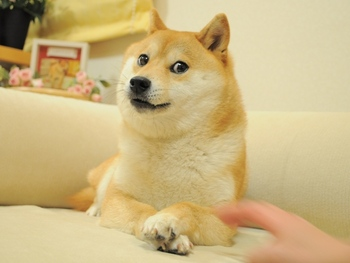
#> input picture intro_to_convolution/images/Original_Doge_meme.jpg, 350 x 263 px
$ jupyter execute intro_to_convolution.ipynb
#> lines starting #> are read from the running program, lines starting #| are printed output that depends on the picture; after the words box and inside, x2 and y2 are one past the last pixel; in counts of white or black regions, pixels touching at a corner belong together
# Introduction to Convolutions

prAxIs UBC Team <br>*Kaiyan Zhang*
2025-07-22

<figure>
<img src="images/convolution-operation-diagram.png"
alt="Figure 1. An example of convolution operation (Created by the author)" />
<figcaption aria-hidden="true"><em>Figure 1.</em> An example of
convolution operation (Created by the author)</figcaption>
</figure>

Before you start, make sure you have the required libraries installed,
if not, simply **uncomment the lines below** and run the cell to install
them:

[cell 1]
# !pip install opencv-python
# !pip install numpy
# !pip install matplotlib
# !pip install pandas
# !pip install scikit-learn

### Why Convolutions?

Mathematically speaking, **Convolution** is an operation that combines
two functions to produce a third function, which has a variety of
applications in signal processing, image analysis and more. While this
may sound complex, we can minimize the math behind it and explain it in
a less harmful and vivid way.

Let’s begin by imagining a simple scenario: you took a picture of a cute
dog, and you want to apply a filter to it so that it looks more vibrant
and colorful. Now that you input the image into a computer, how does a
computer “see” it? The computer would see the image as a grid of
numbers, where the combination of 3 numbers (R, G, B) in a grid
represents the color of a pixel, and with all the colored pixels
combined, it forms the image. Given the numeric nature of a computer
image, we say that the image is digitalized.

Here, let’s read in the image into Python using `OpenCV` and display it
using `matplotlib`:

[cell 2]
# Load necessary libraries
import cv2
import numpy as np
import matplotlib.pyplot as plt


# Read the image in BGR format
# Note this is the default input format of Python OpenCV
doge_bgr = cv2.imread('images/Original_Doge_meme.jpg')
#> doge_bgr is the input picture: shape (263, 350, 3); mean B, G, R 129.7, 181.1, 202.9

# Therefore we need to convert the color mapping to RGB
doge_rgb = cv2.cvtColor(doge_bgr, cv2.COLOR_BGR2RGB)

# Display the image using matplotlib
plt.figure(figsize=(4, 4))
plt.imshow(doge_rgb)
plt.axis('off')
plt.title('Input Image \n Sato (2010)."Kabosu the Shiba Inu"')
plt.show()

The image doesn’t look like numbers, does it? In fact, if we zoom in
close enough, we can clearly see that the image is made up of pixels.
But we still don’t see the numbers, this is because the numerical
information is decoded by the computer and displayed as a colored pixel.
However, we can easily convert the image into a numerical
representation.

For demonstration purpose, the image is rescaled to a 10 $\times$ 10
grid, where within each cell, the numbers represents the R, G, B values
(0-255) of each pixel.

Note that compressing images to a smaller size is always easier
comparing to enhancing images to a larger size, as compression can be
done by going through the image pixel by pixel and averaging the color
values in each cell, while enhancement usually requires more complex
operations. This gives us a hint on why convolution is important.

[cell 3]
img_rgb = cv2.resize(doge_rgb, (10, 10), interpolation=cv2.INTER_NEAREST)

# Plot the RGB matrix
fig, ax = plt.subplots(figsize=(6, 6))


h, w = img_rgb.shape[:2]
ax.imshow(img_rgb, extent=[0, w, h, 0])

# Set ticks to show grid at pixel boundaries
ax.set_xticks(np.arange(0, w + 1, 1))
ax.set_yticks(np.arange(0, h + 1, 1))
ax.set_xticklabels([])
ax.set_yticklabels([])
ax.grid(color='black', linewidth=1)

for i in range(h):
    for j in range(w):
        r, g, b = img_rgb[i, j]
        brightness = int(r) + int(g) + int(b)
        color = 'white' if brightness < 380 else 'black'
        ax.text(j + 0.5, i + 0.5, f'({r},{g},{b})',
                ha="center", va="center", fontsize=6, color=color)


# Display the Grid
ax.set_title("RGB Value Grid of Doge Image Resized to 10x10")
plt.tight_layout()
plt.show()

The image has become a little abstract. Can you still identify the
original image out of it?

While the resized image looked significantly different, it still
contains the necessary information, and same ideas also applies to
larger images. That is, all images can be represented as a grid of
numbers, where the 3 numbers in each cell corresponds to the color of a
pixel. Computers can’t see colors like we do, the way they see colors is
as if they were mixing colors using a palette that only has red, green
and blue (**RGB**), where each color has an “amount” of intensity
between 0 and 255. With the 3 values for red, green and blue, computers
can create any color we see in the world.

Back to the dog picture, it is easy to see that resizing the image to a
smaller grid loses a lot of details, especially the rich color that
makes the image vibrant. If we want to keep the complete color
information, alternatively, we can plot out the distribution of the RGB
values and frequencies in the image using a histogram. While this gives
us a good idea of the color distribution, it does not tell us much about
the spatial relationships between the pixels.

[cell 4]
# Compute and plot the color histogram
colors = ('r', 'g', 'b')
plt.figure(figsize=(6, 4))

for i, col in enumerate(colors):
    hist = cv2.calcHist(
        images=[doge_bgr],       # source image (still in BGR)
        channels=[i],           # which channel: 0=B, 1=G, 2=R
        mask=None,
        histSize=[256],
        ranges=[0, 256]
    )
    plt.plot(hist, color=col)
    plt.xlim([0, 256])

# Display the histogram
plt.title('RGB Histogram')
plt.xlabel('Pixel Value')
plt.ylabel('Frequency')
plt.tight_layout()
plt.show()

Can you still identify the original image out of it?

The example above shows us what images are like in the eyes of a
computer. Computers do not understand images in the same way that humans
do, they can only see them as a collection of numbers. It thus make
sense that we need to apply some math to these numbers to either
**change the image** or **extract some useful information** from it, and
that’s where convolution comes in.

### How Does Convolution Work?

Before we dive into the application of it, let’s first understand how
convolution operate on an image in a more intuitive way:

Think of copying a painting by first sketching its outline at the same
size. To add your own flair, you use a patterned brush: wherever the
brush touches, it brightens the paint. You move this brush methodically
across your sketch, from left to right, top to bottom so every spot is
stamped with the pattern, tweaking the original image into something
familiar yet distinctly styled.

Here, the brush you used is called a **kernel** in the context of
convolution, and the process of applying the brush is what we call
**convolution operation**. We would define the kernel as a small matrix
of numbers that represents the pattern of the brush, and the convolution
operation as the process of transforming the original image by applying
the kernel to it.

Here is a gif illustrating how our filter (the kernel) will work on the
image mathematically. You can see it as the small brush that slides over
the image, operating on a small region of the image at a time, and
eventually producing a new image that was completely transformed by the
filter.

<figure>
<img src="images/sharpener_kernel.gif"
alt="Figure 2. Visual explanation of sharpening filter (Michael Plotke, Wikipedia, 2013)" />
<figcaption aria-hidden="true"><em>Figure 2.</em> Visual explanation of
sharpening filter (Michael Plotke, Wikipedia, 2013)</figcaption>
</figure>

Now, let’s return to the example of the cute dog picture. What we are
going to apply is a brush called **sharpening filter**, it is a 3
$\times$ 3 matrix that looks like this:

$$
\text{Sharpening Filter} = \begin{bmatrix}
 0 &-1 & 0 \\
-1 & 5 & -1 \\
 0 & -1 & 0
\end{bmatrix}
$$

Don’t panic as we are not going to do any math here, we will just let
computer do the math for us. The only thing you need to know is that
this kernel will enhance the edges of the image, making it look sharper
and more defined. For better understanding, let’s visualize it to see
what this kernel look like in grey-scale:

[cell 5]
sharp_kernel = np.array([
    [ 0, -1,  0],
    [-1,  5, -1],
    [ 0, -1,  0]
], dtype=np.float32)

fig, ax = plt.subplots(figsize=(4, 4))

# Display with true gray-scale between kernel's min and max
im = ax.imshow(sharp_kernel, cmap='gray_r',
               vmin=sharp_kernel.min(), vmax=sharp_kernel.max())
ax.set_title('Sharpening Kernel')
ax.axis('off')

plt.tight_layout()
plt.show()

If you take a closer look at the kernel, you will see that it has a
positive value in the center and negative values around it, and it has 0
values on the corners. This exactly looks like a brush that enhances the
center of a region while reducing the intensity of the surrounding
pixels, which is exactly what we want to achieve with the filter.

[cell 6]
# Define the sharpening filter
kernel = np.array([
    [ 0, -1,  0],
    [-1,  5, -1],
    [ 0, -1,  0]
], dtype=np.float32)

# Apply the kernel to the color image using filter2D.
filtered = cv2.filter2D(doge_rgb, ddepth=-1, kernel=kernel)

filtered = np.clip(filtered, 0, 255).astype(np.uint8)

# Display the original and filtered images side by side
fig, (ax1, ax2) = plt.subplots(1, 2, figsize=(8, 4))

# Input
ax1.imshow(doge_rgb)
ax1.set_title('Input Image \n Sato (2010)."Kabosu the Shiba Inu"')
ax1.axis("off")

# Output
ax2.imshow(filtered)
ax2.set_title("Filtered Image (Sharper & More Vibrant)")
ax2.axis("off")

plt.tight_layout()
plt.show()

The difference is quite obvious now. You can clearly see that the
sharpened image (R) has more contrast and the edges are more defined,
making it look more vibrant and colorful. This is the power of
convolution, it allows us to apply filters to images and transform them
in a way that is not possible with simple pixel manipulation. Similarly,
we can blur an image quite easily, for which the “brush” we are going to
use looks like this

$$\text{Box Blur Filter} = \begin{bmatrix}
\frac{1}{9} &\frac{1}{9} & \frac{1}{9} \\
\frac{1}{9} & \frac{1}{9} & \frac{1}{9} \\
\frac{1}{9} & \frac{1}{9} & \frac{1}{9}
\end{bmatrix}
$$

Visually, this kernel is a filter that looks like:

[cell 7]
id_kernel = np.array([
  [ 1, 1, 1],
  [ 1, 1, 1],
  [ 1, 1, 1]
])

blur_kernel = np.array([
    [1/9, 1/9, 1/9],
    [1/9, 1/9, 1/9],
    [1/9, 1/9, 1/9]
], dtype=np.float32)

fig, axes = plt.subplots(1, 2, figsize=(8, 4))

for ax, kernel, title in zip(axes, [id_kernel, blur_kernel],
                             ['Input Image', 'Box Blur Kernel']):
    # Show actual values in gray-scale
    im = ax.imshow(kernel, cmap='gray_r', vmin=0, vmax=1)
    ax.set_title(title)
    ax.axis('off')

    # Draw horizontal and vertical boundary lines at half‐integer positions
    for i in range(1, kernel.shape[0]):
        ax.axhline(i - .5, color='white', linewidth=1.5, zorder=1)
        ax.axvline(i - .5, color='white', linewidth=1.5, zorder=1)
#> this loop made 2 passes
#> (kernel, title) on pass 1: ([[1, 1, 1], [1, 1, 1], [1, 1, 1]], 'Input Image')

plt.tight_layout()
plt.show()
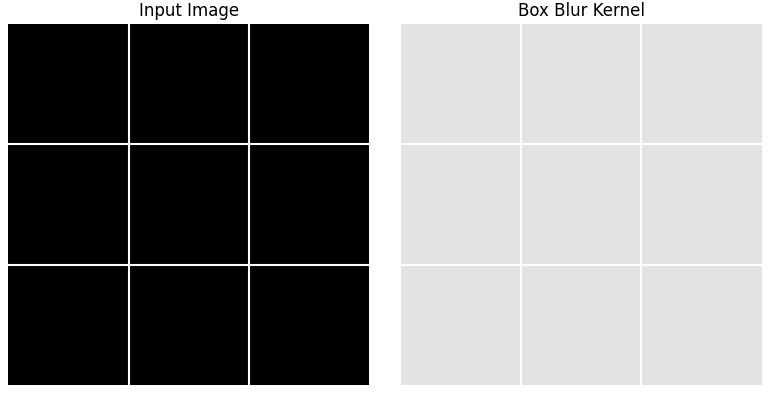
#> figure drawn by matplotlib, 2 panels

Let’s see what it will make on our input image.

[cell 8]
# Define the box blur filter
kernel = np.array([
    [1/9, 1/9, 1/9],
    [1/9, 1/9, 1/9],
    [1/9, 1/9, 1/9]
], dtype=np.float32)

# Apply the kernel to the color image using filter2D.
filtered = cv2.filter2D(doge_rgb, ddepth=-1, kernel=kernel)

filtered = np.clip(filtered, 0, 255).astype(np.uint8)

# Display the original and filtered images side by side
fig, (ax1, ax2) = plt.subplots(1, 2, figsize=(8, 4))

# Input
ax1.imshow(doge_rgb)
ax1.set_title('Input Image\n Sato (2010)."Kabosu the Shiba Inu"')
ax1.axis("off")

# Output
ax2.imshow(filtered)
ax2.set_title("Filtered Image (Blurred)")
ax2.axis("off")

plt.tight_layout()
plt.show()

It worked as we expected, now the dog image becomes more blurry.

However, convolution on image is not limited to filtering, it can also
be used to **extract features** from the image. For example, we can use
a kernel to detect edges, lines and texts in images, we can even use
specific kernels to detect specific shapes or patterns in images, such
as a kernel that detects anything that looks like a dog. As you can
imagine, this is a very powerful tool in many applications, in fact, you
most likely have already used it in your daily life. For example, when
you use a photo editing app to apply a filter to your picture, the app
is using convolution. When you use a search engine to search do image
searches, the search engine is using convolution to extract features
from the images and match them with your search query. Let’s say, the
thing you are trying to find is eyes, the gif below shows how a
convolution kernel detects “eyes” in an image:

<figure>

<figcaption aria-hidden="true"><em>Figure 3.</em> Eye detection kernel (Neuromatch Academy, 2025)</figcaption>
</figure>

This is a very simple example, and it is implemented exactly the same
way as we did with the sharpening filter. The only difference is that to
extract a specific features, we need to use a “brush” designed to detect
that feature, which usually requires some knowledge of the feature we
want to extract. For example, if we want to detect eyes in the painting,
we would need our “brush” to understand what eyes look like and what
typical colors they have. This could be way too complicated for a single
“brush”, so we often use multiple brushes to detect different features
when it comes to the task of feature extraction.

To demonstrate how convolution extracts a specific feature from an
image, let’s take a look at a different “art tool”. Let’s say this time
you don’t want to color the painting differently, but rather you want to
sketch a line art based on the original painting. You would use a
fineliner pen that detects the edges of a painting and draw a line along
them. In the eyes of a computer, these are the tools it is going to use:

$$\text{Horizontal Sobel} = \begin{bmatrix}
 1 & 0 & -1 \\
 2 & 0 & -2 \\
 1 & 0 & -1
\end{bmatrix}
\text{, }
\text{Vertical Sobel} = \begin{bmatrix}
 1 & 2 & 1 \\
 0 & 0 & 0 \\
 -1 & -2 & -1
\end{bmatrix}
$$

Still, don’t panic, we won’t do any math in this notebook. All you need
to know is these two kernels together are called **Sobel filter**, and
what they do is highlighting the edges in the image, making them more
visible. We can also visualize them as follows:

[cell 9]
h_kernel = np.array([
    [ 1, 0, -1],
    [ 2, 0, -2],
    [ 1, 0, -1]
])

v_kernel = np.array([
    [ 1, 2, 1],
    [ 0, 0, 0],
    [ -1, -2, -1]
])

# Plot the kernels
fig, axes = plt.subplots(1, 2, figsize=(8, 4))

for ax, kernel, title in zip(axes, [np.abs(h_kernel), np.abs(v_kernel)],
                             ['Horizontal Kernel', 'Vertical Kernel']):
    # Show actual values in gray-scale
    im = ax.imshow(kernel, cmap='gray_r', vmin=0, vmax=2)
    ax.set_title(title)
    ax.axis('off')
#> this loop made 2 passes
#> (kernel, title) on passes 1 to 2: ([[1, 0, 1], [2, 0, 2], [1, 0, 1]], 'Horizontal Kernel'), ([[1, 2, 1], [0, 0, 0], [1, 2, 1]], 'Vertical Kernel')

plt.tight_layout()
plt.show()

If you take a closer look at the kernels, you will see that the first
one has positive values on the left and negative values on the right,
while the second one has positive values on the top and negative values
on the bottom. This pattern intuitively tells us that the first “pen”
will scan through the image horizontally and extract the horizontal
edges, while the second “pen” will scan through the image vertically and
extract the vertical edges.

Let’s now look at a different example and see what happens when we apply
the Sobel filter.

[cell 10]
# Generate a greyscale version of the image
hill_bgr = cv2.imread('images/xiangbishan.jpg')
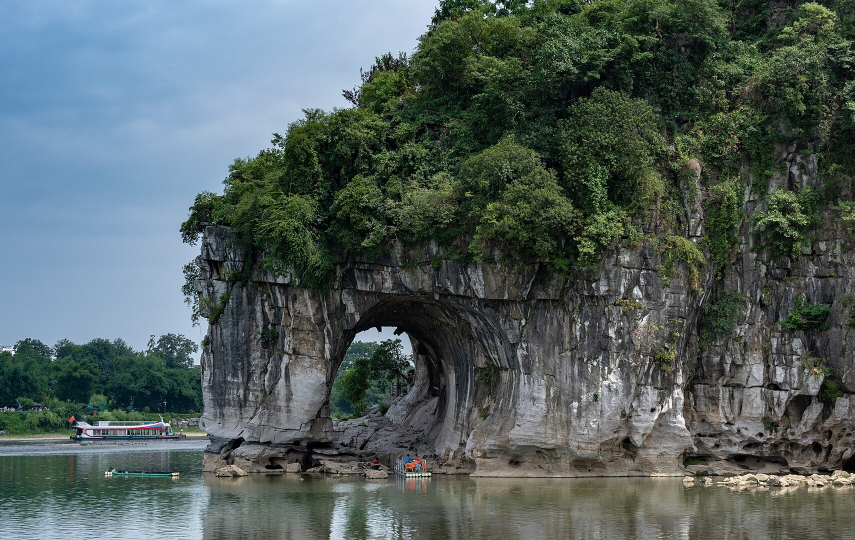
#> input picture intro_to_convolution/images/xiangbishan.jpg, 1710 x 1080 px (shown at 1/2 size)
#> hill_bgr is the input picture: shape (1080, 1710, 3); mean B, G, R 94.6, 95.7, 82.7

hill_rgb = cv2.cvtColor(hill_bgr, cv2.COLOR_BGR2RGB)

hill_gray = cv2.cvtColor(hill_bgr, cv2.COLOR_BGR2GRAY)

# Define the Sobel filter kernel
sb_kernel_h = np.array([
    [ 1, 0, -1],
    [ 2, 0, -2],
    [ 1, 0, -1]
], dtype=np.float32)

sb_kernel_v = np.array([
    [ 1, 2, 1],
    [ 0, 0, 0],
    [-1, -2, -1]], dtype=np.float32)

# Apply the kernel to the color image using filter2D.
horiz = cv2.filter2D(hill_gray, -1, sb_kernel_h)

vert = cv2.filter2D(hill_gray, -1, sb_kernel_v)

combined = cv2.convertScaleAbs(np.sqrt(vert.astype(np.float32)**2 + horiz.astype(np.float32)**2))

# Display the original and filtered images side by side
fig, (ax1, ax2) = plt.subplots(1, 2, figsize=(8, 5))

# Input
ax1.imshow(hill_rgb)
ax1.set_title('Input Image \n xiquinhosilva (2018). "Elephant Trunk Hill"')
ax1.axis("off")

# Output
ax2.imshow(combined, cmap = 'gray')
ax2.set_title("Filtered Image (Edges Highlighted)")
ax2.axis("off")

plt.tight_layout()
plt.show()

As we can see in the example above, the Sobel filter detects the edges
in the image and highlights them like a fineliner pen. This is a very
useful technique in image processing, as it allows us to extract
features from the image that can be used for further analysis or
classification. Let’s do more explorations with the example above:

[cell 11]
# Compute the magnitude and orientation of the gradient.
# To put it simpler, they represents the length and direction of the edges at each pixel.
# For those who are familiar with pythagorean theorem, the magnitude is exactly the length of the"long edge" calculated with pythagorean theorem.
magnitude = np.sqrt(vert.astype(np.float32)**2 + horiz.astype(np.float32)**2)
orientation = np.arctan2(vert.astype(np.float32), horiz.astype(np.float32))
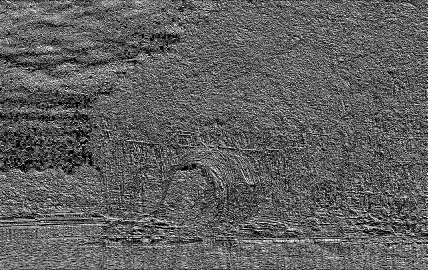
#> orientation: shape (1080, 1710) float32 (shown at 1/4 size); min 0, max 1.57, mean 0.587; drawn with min black and max white

# Generate an edge binary map
mag_norm = cv2.normalize(magnitude, None, 0,255, cv2.NORM_MINMAX).astype(np.uint8)
_, edge_binary = cv2.threshold(mag_norm, 50, 255, cv2.THRESH_BINARY)
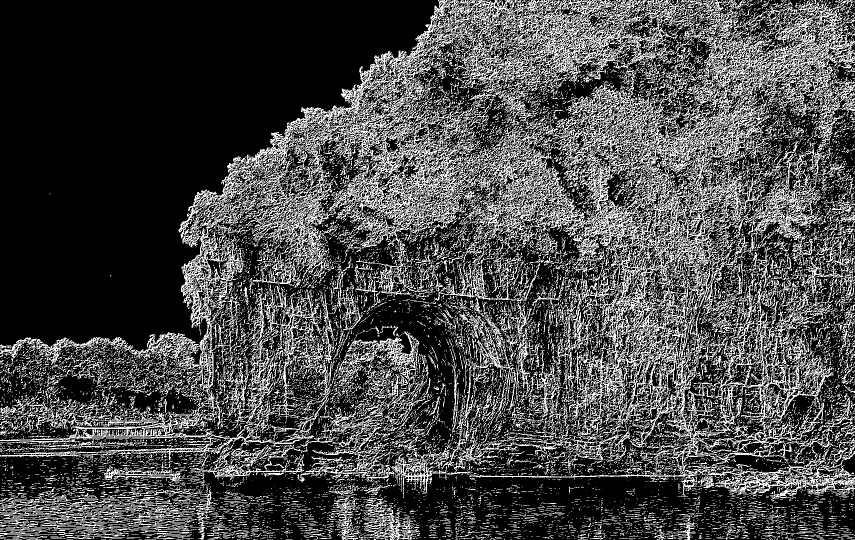
#> edge_binary: shape (1080, 1710) (shown at 1/2 size); 28.1% white in thin lines or dots

# Create the Contour plot
contours, _ = cv2.findContours(edge_binary, cv2.RETR_EXTERNAL, cv2.CHAIN_APPROX_SIMPLE)
#> contours = 11759 contours, 11345 with area under 20; largest, box (x1, y1, x2, y2) and area: (0, 0, 1710, 998) 649234, (675, 662, 839, 790) 5760, (591, 813, 799, 965) 5085, (0, 989, 277, 1072) 4770, (782, 799, 1035, 996) 4555
contour_img = hill_rgb.copy()
cv2.drawContours(contour_img, contours, -1, (255,0,0), 1)
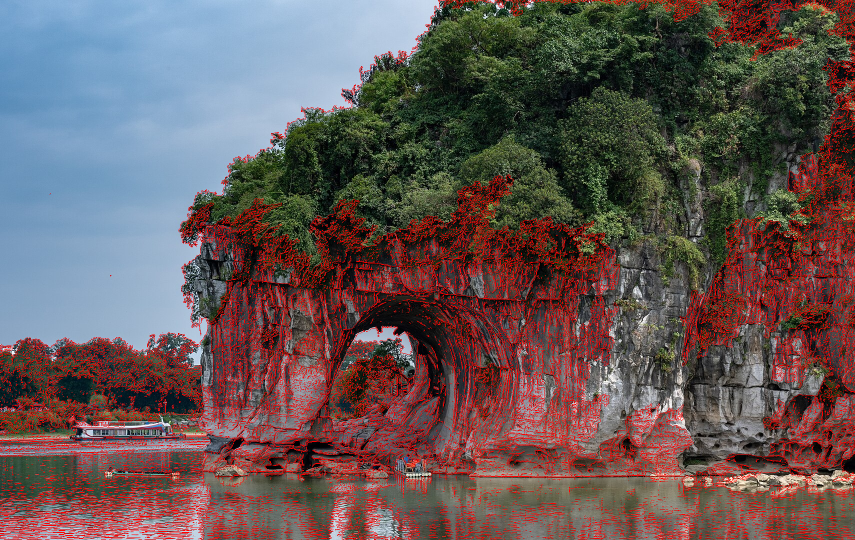
#> contour_img: shape (1080, 1710, 3) (shown at 1/2 size); mean R, G, B 102.2, 86.7, 86.1

# Create an edge density heatmap
block = 32
h, w = edge_binary.shape
int_img = cv2.integral(edge_binary)
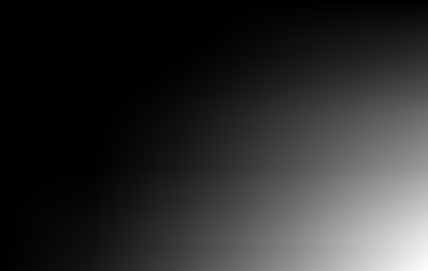
#> int_img: shape (1081, 1711) int32 (shown at 1/4 size); min 0, max 132378405, mean 23745875.1; drawn with min black and max white

heatmap = np.zeros_like(edge_binary, dtype=np.float32)

for y in range(0, h - block + 1):
    for x in range(0, w - block + 1):
        y1, x1 = y,       x
        y2, x2 = y + block, x + block
        total = (int_img[y2, x2]
               - int_img[y1, x2]
               - int_img[y2, x1]
               + int_img[y1, x1])
        # center the block’s density back into the heatmap
        heatmap[y + block//2, x + block//2] = total
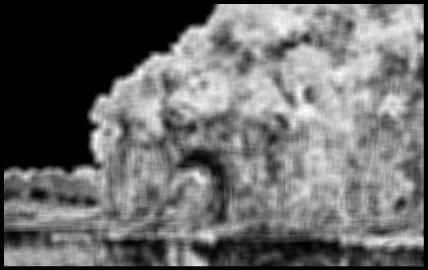
#> heatmap: shape (1080, 1710) float32 (shown at 1/4 size); min 0, max 169320, mean 70697; drawn with min black and max white

heatmap = cv2.normalize(heatmap, None, 0,255, cv2.NORM_MINMAX).astype(np.uint8)

# Plot out the visualizations
fig, axs = plt.subplots(2, 2, figsize=(8, 5))
ax1, ax2, ax3, ax4 = axs.flatten()

# Original Image
ax1.imshow(hill_rgb)
ax1.set_title("Input Image")
ax1.axis("off")

# Contours on Original Image
ax2.imshow(contour_img)
ax2.set_title("Contours on Original Image")
ax2.axis("off")

# Edge Density Heatmap
ax3.imshow(heatmap, cmap="hot")
ax3.set_title("Edge Density Heatmap")
ax3.axis("off")

# Edge Orientation Histogram
angles_deg = np.degrees(orientation[magnitude > 50].flatten())

ax4.hist(angles_deg, bins=36, range=(0, 90), color='purple')
ax4.set_title("Edge Orientation Histogram")
ax4.set_xlabel("Angle (degrees)")
ax4.set_ylabel("Frequency")


plt.tight_layout()
plt.show()
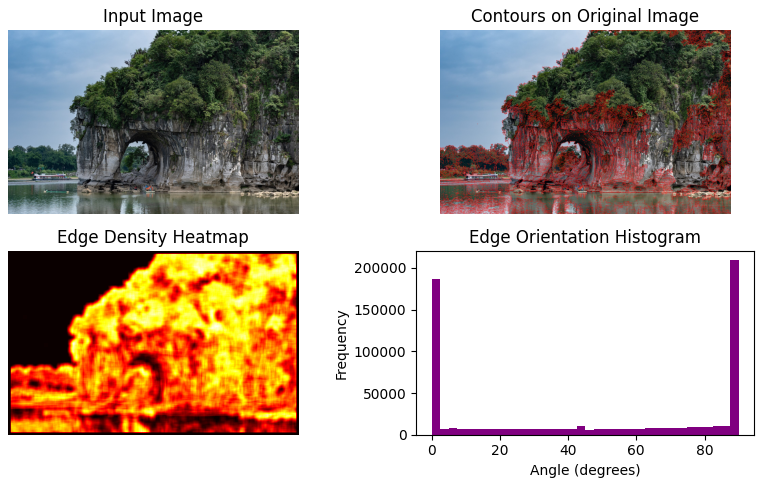
#> figure drawn by matplotlib, 4 panels; panel 4: tallest bar 209544 high, from x = 87.5 to 90
